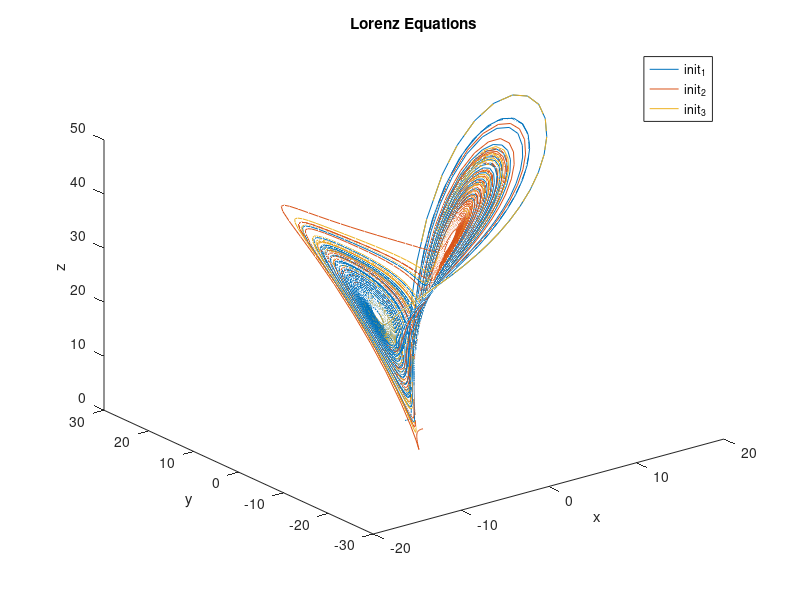

Here is the MATLAB script that generated this plot:
%problem 7
clear;
clc;

sig = 10;
b = 8/3;
r = 28;

init_1 = [0, 2, 0];
init_2 = [0, -2, 0];
init_3 = [0, 2.01, 0];

func = @(t,x)[sig*(x(2)-x(1)); r*x(1)-x(2)-x(1)*x(3); x(1)*x(2)-b*x(3)];
tspan = [0,50];

[t, x1] = ode45(func, tspan, init_1);
[t, x2] = ode45(func, tspan, init_2);
[t, x3] = ode45(func, tspan, init_3);

figure(1)
plot3(x1(:,1), x1(:,2), x1(:,3));
hold on;
plot3(x2(:,1), x2(:,2), x2(:,3));
plot3(x3(:,1), x3(:,2), x3(:,3));
xlabel('x');
ylabel('y');
zlabel('z');
legend('init_1','init_2','init_3');
title('Lorenz Equations');

% figure(1)
% plot3(x1(:,1), x1(:,2), x1(:,3));
% xlabel('x');
% ylabel('y');
% zlabel('z');
% title('(0,2,0) initial conditions');

% figure(2)
% plot3(x2(:,1), x2(:,2), x2(:,3));
% xlabel('x');
% ylabel('y');
% zlabel('z');
% title('(0,-2,0) initial conditions');
% 
% figure(3)
% plot3(x3(:,1), x3(:,2), x3(:,3));
% xlabel('x');
% ylabel('y');
% zlabel('z');
% title('(0,2.01,0) initial conditions');
% 
